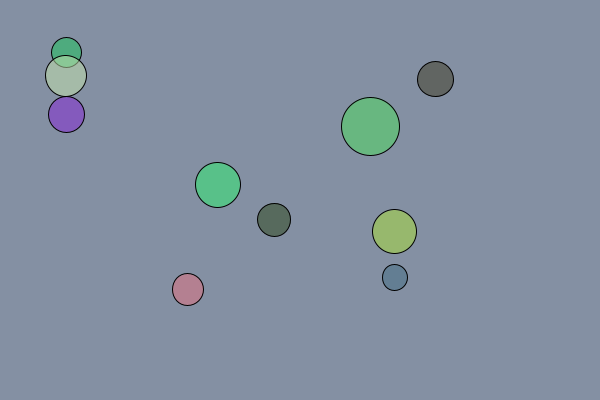
Frame 1 (no input)
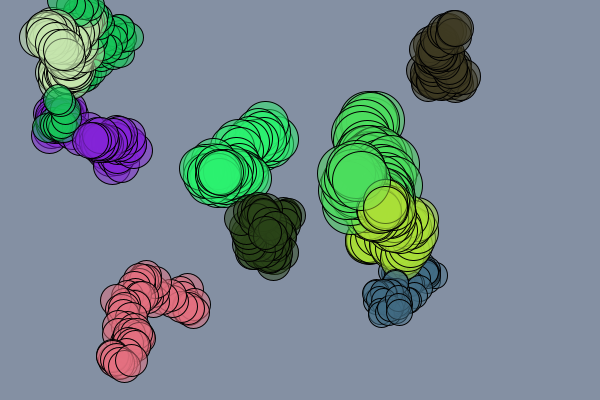
Frame 60 (the mouse pressed at the canvas centre just before this capture)
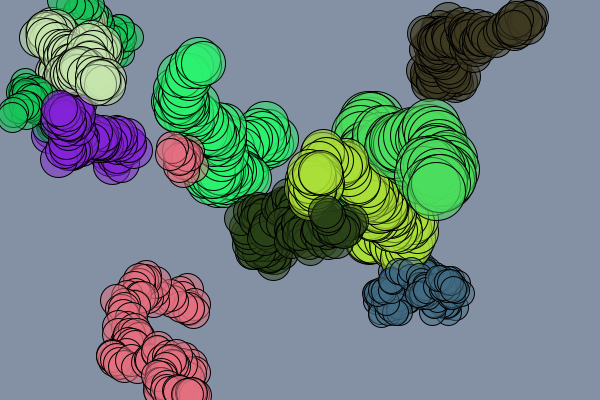
Frame 120 (the mouse held since frame 60 and released just before this capture)

The Processing sketch that drew these frames (run headless with seeded random() and noise(); from frame 60 on, the mouse is pressed at the canvas centre):

// Processing sketch: disk07
// ── disk07.pde
Disk [] Ghosts;

void setup() {
   size(600, 400);
   background(132, 144, 163);
   buildGhosts();
}

void draw() {
   for (int i=0; i<Ghosts.length; i++) {
      Ghosts[i].move();
      Ghosts[i].render();
   }
}

void buildGhosts() {
   Ghosts = new Disk[10];
   int border = 50;
   for (int i=0; i<Ghosts.length; i++) {
      float xPos = random(border, width-border);
      float yPos = random(border, height-border);
      float xDir = 10;
      float yDir = 10;
      float radius = random(10, 30);
      color clr = color(random(20, 255),
                        random(20, 255),
                        random(20, 255), 128);
      Ghosts[i] = new Disk(xPos, yPos, xDir, yDir, radius, clr);
   }
}

class Disk {
   float xPos;   // 1. Current location (X and Y)
   float yPos;  
   float xDir;   // 2. Current motion (X and Y)
   float yDir;
   float radius; // 3. Radius
   color clr;    // 4. Color

   Disk (float axPos, float ayPos, float axDir,  float ayDir,
   float aradius, color aclr) {
      xPos   = axPos;
      yPos   = ayPos;
      xDir   = axDir;
      yDir   = ayDir;
      radius = aradius;
      clr    = aclr;
   }
   
   void render() {
      fill(clr);
      ellipse(xPos, yPos, radius*2, radius*2);
   }
   
   void move() {
      xPos += random(-xDir, xDir);
      yPos += random(-yDir, yDir);
      if ((xPos < 0) ||  (xPos > width)) {
         xPos = random(0, width);
      }
      if ((yPos < 0) ||  (yPos > height)) {
         yPos = random(0, height);
      }
   }
}
